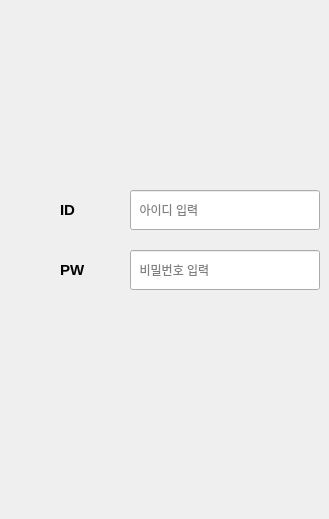
   <widget class="QWidget" name="page_2">
    <widget class="QLabel" name="lb_Logo">
     <property name="geometry">
      <rect>
       <x>70</x>
       <y>65</y>
       <width>250</width>
       <height>80</height>
      </rect>
     </property>
     <property name="styleSheet">
      <string notr="true">border-image: url(:/Image/bok_logo.png);</string>
     </property>
     <property name="text">
      <string/>
     </property>
     <property name="alignment">
      <set>Qt::AlignCenter</set>
     </property>
    </widget>
    <widget class="QLineEdit" name="ID_Edit">
     <property name="geometry">
      <rect>
       <x>130</x>
       <y>190</y>
       <width>190</width>
       <height>40</height>
      </rect>
     </property>
     <property name="placeholderText">
      <string>  아이디 입력</string>
     </property>
    </widget>
    <widget class="QLineEdit" name="PW_Edit">
     <property name="geometry">
      <rect>
       <x>130</x>
       <y>250</y>
       <width>190</width>
       <height>40</height>
      </rect>
     </property>
     <property name="placeholderText">
      <string>  비밀번호 입력</string>
     </property>
    </widget>
    <widget class="QLabel" name="lb_ID">
     <property name="geometry">
      <rect>
       <x>60</x>
       <y>190</y>
       <width>70</width>
       <height>40</height>
      </rect>
     </property>
     <property name="font">
      <font>
       <pointsize>11</pointsize>
       <bold>true</bold>
      </font>
     </property>
     <property name="text">
      <string>ID</string>
     </property>
    </widget>
    <widget class="QLabel" name="lb_Pw">
     <property name="geometry">
      <rect>
       <x>60</x>
       <y>250</y>
       <width>70</width>
       <height>40</height>
      </rect>
     </property>
     <property name="font">
      <font>
       <pointsize>11</pointsize>
       <bold>true</bold>
      </font>
     </property>
     <property name="text">
      <string>PW</string>
     </property>
    </widget>
    <widget class="QPushButton" name="Btn_Login">
     <property name="geometry">
      <rect>
       <x>60</x>
       <y>350</y>
       <width>260</width>
       <height>40</height>
      </rect>
     </property>
     <property name="text">
      <string/>
     </property>
     <property name="icon">
      <iconset resource="Resource.qrc">
       <normaloff>:/Image/Login.PNG</normaloff>:/Image/Login.PNG</iconset>
     </property>
     <property name="iconSize">
      <size>
       <width>260</width>
       <height>50</height>
      </size>
     </property>
     <property name="flat">
      <bool>true</bool>
     </property>
    </widget>
    <widget class="QPushButton" name="Btn_Join">
     <property name="geometry">
      <rect>
       <x>60</x>
       <y>410</y>
       <width>260</width>
       <height>40</height>
      </rect>
     </property>
     <property name="text">
      <string/>
     </property>
     <property name="icon">
      <iconset resource="Resource.qrc">
       <normaloff>:/Image/Join_.PNG</normaloff>:/Image/Join_.PNG</iconset>
     </property>
     <property name="iconSize">
      <size>
       <width>260</width>
       <height>50</height>
      </size>
     </property>
     <property name="flat">
      <bool>true</bool>
     </property>
    </widget>
    <widget class="QPushButton" name="Btn_FindID">
     <property name="geometry">
      <rect>
       <x>60</x>
       <y>470</y>
       <width>125</width>
       <height>40</height>
      </rect>
     </property>
     <property name="text">
      <string/>
     </property>
     <property name="icon">
      <iconset resource="Resource.qrc">
       <normaloff>:/Image/Find_ID.png</normaloff>:/Image/Find_ID.png</iconset>
     </property>
     <property name="iconSize">
      <size>
       <width>150</width>
       <height>50</height>
      </size>
     </property>
     <property name="flat">
      <bool>true</bool>
     </property>
    </widget>
    <widget class="QPushButton" name="Btn_FindPW">
     <property name="geometry">
      <rect>
       <x>195</x>
       <y>470</y>
       <width>125</width>
       <height>40</height>
      </rect>
     </property>
     <property name="text">
      <string/>
     </property>
     <property name="icon">
      <iconset resource="Resource.qrc">
       <normaloff>:/Image/Find_PW.png</normaloff>:/Image/Find_PW.png</iconset>
     </property>
     <property name="iconSize">
      <size>
       <width>150</width>
       <height>50</height>
      </size>
     </property>
     <property name="flat">
      <bool>true</bool>
     </property>
    </widget>
   </widget>
